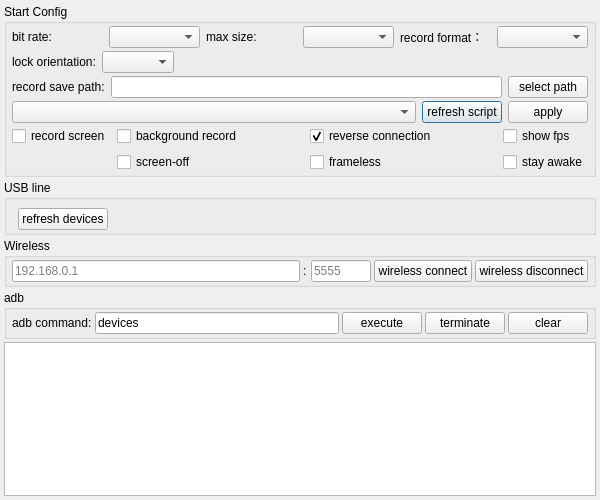
<?xml version="1.0" encoding="UTF-8"?>
<ui version="4.0">
 <class>Dialog</class>
 <widget class="QDialog" name="Dialog">
  <property name="geometry">
   <rect>
    <x>0</x>
    <y>0</y>
    <width>600</width>
    <height>500</height>
   </rect>
  </property>
  <property name="minimumSize">
   <size>
    <width>500</width>
    <height>400</height>
   </size>
  </property>
  <property name="sizePolicy">
   <sizepolicy hsizetype="Preferred" vsizetype="Preferred">
    <horstretch>0</horstretch>
    <verstretch>0</verstretch>
   </sizepolicy>
  </property>
  <property name="windowTitle">
   <string notr="true">灿烂传媒-智云矩阵 - 设置</string>
  </property>
  <layout class="QVBoxLayout" name="verticalLayout_2">
   <property name="spacing">
    <number>3</number>
   </property>
   <property name="leftMargin">
    <number>4</number>
   </property>
   <property name="topMargin">
    <number>4</number>
   </property>
   <property name="rightMargin">
    <number>4</number>
   </property>
   <property name="bottomMargin">
    <number>4</number>
   </property>
   <item>
    <widget class="QGroupBox" name="configGroupBox">
     <property name="title">
      <string>Start Config</string>
     </property>
     <layout class="QVBoxLayout" name="verticalLayout_3">
      <property name="spacing">
       <number>3</number>
      </property>
      <property name="leftMargin">
       <number>5</number>
      </property>
      <property name="topMargin">
       <number>2</number>
      </property>
      <property name="rightMargin">
       <number>5</number>
      </property>
      <property name="bottomMargin">
       <number>2</number>
      </property>
      <item>
       <widget class="QWidget" name="configWidget1" native="true">
        <layout class="QHBoxLayout" name="horizontalLayout_5">
         <property name="leftMargin">
          <number>0</number>
         </property>
         <property name="topMargin">
          <number>0</number>
         </property>
         <property name="rightMargin">
          <number>0</number>
         </property>
         <property name="bottomMargin">
          <number>0</number>
         </property>
         <item>
          <widget class="QLabel" name="label_3">
           <property name="text">
            <string>bit rate:</string>
           </property>
          </widget>
         </item>
         <item>
          <widget class="QComboBox" name="bitRateBox">
           <property name="toolTip">
            <string/>
           </property>
           <property name="currentText">
            <string/>
           </property>
          </widget>
         </item>
         <item>
          <widget class="QLabel" name="label_4">
           <property name="text">
            <string>max size:</string>
           </property>
          </widget>
         </item>
         <item>
          <widget class="QComboBox" name="maxSizeBox">
           <property name="toolTip">
            <string/>
           </property>
          </widget>
         </item>
         <item>
          <widget class="QLabel" name="label_6">
           <property name="text">
            <string>record format：</string>
           </property>
          </widget>
         </item>
         <item>
          <widget class="QComboBox" name="formatBox"/>
         </item>
        </layout>
       </widget>
      </item>
      <item>
       <widget class="QWidget" name="configWidget5" native="true">
        <layout class="QHBoxLayout" name="horizontalLayout_7">
         <property name="leftMargin">
          <number>0</number>
         </property>
         <property name="topMargin">
          <number>0</number>
         </property>
         <property name="rightMargin">
          <number>0</number>
         </property>
         <property name="bottomMargin">
          <number>0</number>
         </property>
         <item>
          <widget class="QLabel" name="label_8">
           <property name="text">
            <string>lock orientation:</string>
           </property>
          </widget>
         </item>
         <item>
          <widget class="QComboBox" name="lockOrientationBox"/>
         </item>
         <item>
          <spacer name="horizontalSpacer">
           <property name="orientation">
            <enum>Qt::Horizontal</enum>
           </property>
           <property name="sizeHint" stdset="0">
            <size>
             <width>40</width>
             <height>20</height>
            </size>
           </property>
          </spacer>
         </item>
        </layout>
       </widget>
      </item>
      <item>
       <widget class="QWidget" name="configWidget2" native="true">
        <layout class="QHBoxLayout" name="horizontalLayout_6">
         <property name="leftMargin">
          <number>0</number>
         </property>
         <property name="topMargin">
          <number>0</number>
         </property>
         <property name="rightMargin">
          <number>0</number>
         </property>
         <property name="bottomMargin">
          <number>0</number>
         </property>
         <item>
          <widget class="QLabel" name="label_5">
           <property name="text">
            <string>record save path:</string>
           </property>
           <property name="buddy">
            <cstring>recordPathEdt</cstring>
           </property>
          </widget>
         </item>
         <item>
          <widget class="QLineEdit" name="recordPathEdt">
           <property name="readOnly">
            <bool>true</bool>
           </property>
          </widget>
         </item>
         <item>
          <widget class="QPushButton" name="selectRecordPathBtn">
           <property name="text">
            <string>select path</string>
           </property>
           <property name="autoDefault">
            <bool>false</bool>
           </property>
          </widget>
         </item>
        </layout>
       </widget>
      </item>
      <item>
       <widget class="QWidget" name="configWidget4" native="true">
        <layout class="QHBoxLayout" name="horizontalLayout_8">
         <property name="leftMargin">
          <number>0</number>
         </property>
         <property name="topMargin">
          <number>0</number>
         </property>
         <property name="rightMargin">
          <number>0</number>
         </property>
         <property name="bottomMargin">
          <number>0</number>
         </property>
         <item>
          <widget class="QComboBox" name="gameBox">
           <property name="sizePolicy">
            <sizepolicy hsizetype="Expanding" vsizetype="Fixed">
             <horstretch>0</horstretch>
             <verstretch>0</verstretch>
            </sizepolicy>
           </property>
          </widget>
         </item>
         <item>
          <widget class="QPushButton" name="refreshGameScriptBtn">
           <property name="text">
            <string>refresh script</string>
           </property>
          </widget>
         </item>
         <item>
          <widget class="QPushButton" name="applyScriptBtn">
           <property name="text">
            <string>apply</string>
           </property>
          </widget>
         </item>
        </layout>
       </widget>
      </item>
      <item>
       <widget class="QWidget" name="configWidget3" native="true">
        <layout class="QGridLayout" name="gridLayout">
         <property name="leftMargin">
          <number>0</number>
         </property>
         <property name="topMargin">
          <number>0</number>
         </property>
         <property name="rightMargin">
          <number>0</number>
         </property>
         <property name="bottomMargin">
          <number>0</number>
         </property>
         <item row="1" column="1">
          <widget class="QCheckBox" name="closeScreenCheck">
           <property name="sizePolicy">
            <sizepolicy hsizetype="Expanding" vsizetype="Fixed">
             <horstretch>0</horstretch>
             <verstretch>0</verstretch>
            </sizepolicy>
           </property>
           <property name="text">
            <string>screen-off</string>
           </property>
          </widget>
         </item>
         <item row="1" column="3">
          <widget class="QCheckBox" name="framelessCheck">
           <property name="text">
            <string>frameless</string>
           </property>
          </widget>
         </item>
         <item row="0" column="1">
          <widget class="QCheckBox" name="notDisplayCheck">
           <property name="sizePolicy">
            <sizepolicy hsizetype="Expanding" vsizetype="Fixed">
             <horstretch>0</horstretch>
             <verstretch>0</verstretch>
            </sizepolicy>
           </property>
           <property name="text">
            <string>background record</string>
           </property>
           <property name="checkable">
            <bool>false</bool>
           </property>
          </widget>
         </item>
         <item row="0" column="3">
          <widget class="QCheckBox" name="useReverseCheck">
           <property name="sizePolicy">
            <sizepolicy hsizetype="Expanding" vsizetype="Fixed">
             <horstretch>0</horstretch>
             <verstretch>0</verstretch>
            </sizepolicy>
           </property>
           <property name="text">
            <string>reverse connection</string>
           </property>
           <property name="checked">
            <bool>true</bool>
           </property>
          </widget>
         </item>
         <item row="0" column="0">
          <widget class="QCheckBox" name="recordScreenCheck">
           <property name="text">
            <string>record screen</string>
           </property>
          </widget>
         </item>
         <item row="0" column="4">
          <widget class="QCheckBox" name="fpsCheck">
           <property name="text">
            <string>show fps</string>
           </property>
          </widget>
         </item>
         <item row="1" column="4">
          <widget class="QCheckBox" name="stayAwakeCheck">
           <property name="text">
            <string>stay awake</string>
           </property>
          </widget>
         </item>
        </layout>
       </widget>
      </item>
     </layout>
    </widget>
   </item>
   <item>
    <widget class="QGroupBox" name="usbGroupBox">
     <property name="title">
      <string>USB line</string>
     </property>
     <layout class="QVBoxLayout" name="verticalLayout">
      <property name="topMargin">
       <number>2</number>
      </property>
      <property name="bottomMargin">
       <number>2</number>
      </property>
      <item>
       <layout class="QHBoxLayout" name="horizontalLayout_10"/>
      </item>
      <item>
       <widget class="QWidget" name="usbWidget1" native="true">
        <layout class="QHBoxLayout" name="horizontalLayout_3">
         <property name="leftMargin">
          <number>0</number>
         </property>
         <property name="topMargin">
          <number>0</number>
         </property>
         <property name="rightMargin">
          <number>0</number>
         </property>
         <property name="bottomMargin">
          <number>0</number>
         </property>
        </layout>
       </widget>
      </item>
      <item>
       <widget class="QWidget" name="usbWidget2" native="true">
        <layout class="QHBoxLayout" name="horizontalLayout_4">
         <property name="leftMargin">
          <number>0</number>
         </property>
         <property name="topMargin">
          <number>0</number>
         </property>
         <property name="rightMargin">
          <number>0</number>
         </property>
         <property name="bottomMargin">
          <number>0</number>
         </property>
         <item>
          <widget class="QPushButton" name="updateDevice">
           <property name="text">
            <string>refresh devices</string>
           </property>
           <property name="autoDefault">
            <bool>false</bool>
           </property>
          </widget>
         </item>
         <item>
          <spacer name="horizontalSpacer_2">
           <property name="orientation">
            <enum>Qt::Horizontal</enum>
           </property>
           <property name="sizeHint" stdset="0">
            <size>
             <width>40</width>
             <height>20</height>
            </size>
           </property>
          </spacer>
         </item>
        </layout>
       </widget>
      </item>
     </layout>
    </widget>
   </item>
   <item>
    <widget class="QGroupBox" name="wirelessGroupBox">
     <property name="title">
      <string>Wireless</string>
     </property>
     <layout class="QHBoxLayout" name="horizontalLayout">
      <property name="spacing">
       <number>3</number>
      </property>
      <property name="leftMargin">
       <number>5</number>
      </property>
      <property name="topMargin">
       <number>2</number>
      </property>
      <property name="rightMargin">
       <number>5</number>
      </property>
      <property name="bottomMargin">
       <number>2</number>
      </property>
      <item>
       <widget class="QLineEdit" name="deviceIpEdt">
        <property name="text">
         <string/>
        </property>
        <property name="maxLength">
         <number>128</number>
        </property>
        <property name="placeholderText">
         <string notr="true">192.168.0.1</string>
        </property>
       </widget>
      </item>
      <item>
       <widget class="QLabel" name="label">
        <property name="minimumSize">
         <size>
          <width>5</width>
          <height>0</height>
         </size>
        </property>
        <property name="maximumSize">
         <size>
          <width>5</width>
          <height>16777215</height>
         </size>
        </property>
        <property name="text">
         <string notr="true">:</string>
        </property>
       </widget>
      </item>
      <item>
       <widget class="QLineEdit" name="devicePortEdt">
        <property name="sizePolicy">
         <sizepolicy hsizetype="Maximum" vsizetype="Fixed">
          <horstretch>0</horstretch>
          <verstretch>0</verstretch>
         </sizepolicy>
        </property>
        <property name="maximumSize">
         <size>
          <width>60</width>
          <height>16777215</height>
         </size>
        </property>
        <property name="text">
         <string/>
        </property>
        <property name="maxLength">
         <number>6</number>
        </property>
        <property name="placeholderText">
         <string notr="true">5555</string>
        </property>
       </widget>
      </item>
      <item>
       <widget class="QPushButton" name="wirelessConnectBtn">
        <property name="sizePolicy">
         <sizepolicy hsizetype="Minimum" vsizetype="Fixed">
          <horstretch>0</horstretch>
          <verstretch>0</verstretch>
         </sizepolicy>
        </property>
        <property name="text">
         <string>wireless connect</string>
        </property>
        <property name="autoDefault">
         <bool>false</bool>
        </property>
       </widget>
      </item>
      <item>
       <widget class="QPushButton" name="wirelessDisConnectBtn">
        <property name="sizePolicy">
         <sizepolicy hsizetype="Minimum" vsizetype="Fixed">
          <horstretch>0</horstretch>
          <verstretch>0</verstretch>
         </sizepolicy>
        </property>
        <property name="text">
         <string>wireless disconnect</string>
        </property>
        <property name="autoDefault">
         <bool>false</bool>
        </property>
       </widget>
      </item>
     </layout>
    </widget>
   </item>
   <item>
    <widget class="QGroupBox" name="adbGroupBox">
     <property name="title">
      <string notr="true">adb</string>
     </property>
     <layout class="QHBoxLayout" name="horizontalLayout_2">
      <property name="spacing">
       <number>3</number>
      </property>
      <property name="leftMargin">
       <number>5</number>
      </property>
      <property name="topMargin">
       <number>2</number>
      </property>
      <property name="rightMargin">
       <number>5</number>
      </property>
      <property name="bottomMargin">
       <number>2</number>
      </property>
      <item>
       <widget class="QLabel" name="label_7">
        <property name="text">
         <string>adb command:</string>
        </property>
        <property name="buddy">
         <cstring>adbCommandEdt</cstring>
        </property>
       </widget>
      </item>
      <item>
       <widget class="QLineEdit" name="adbCommandEdt">
        <property name="text">
         <string notr="true">devices</string>
        </property>
       </widget>
      </item>
      <item>
       <widget class="QPushButton" name="adbCommandBtn">
        <property name="sizePolicy">
         <sizepolicy hsizetype="Minimum" vsizetype="Fixed">
          <horstretch>0</horstretch>
          <verstretch>0</verstretch>
         </sizepolicy>
        </property>
        <property name="text">
         <string>execute</string>
        </property>
       </widget>
      </item>
      <item>
       <widget class="QPushButton" name="stopAdbBtn">
        <property name="sizePolicy">
         <sizepolicy hsizetype="Minimum" vsizetype="Fixed">
          <horstretch>0</horstretch>
          <verstretch>0</verstretch>
         </sizepolicy>
        </property>
        <property name="text">
         <string>terminate</string>
        </property>
       </widget>
      </item>
      <item>
       <widget class="QPushButton" name="clearOut">
        <property name="sizePolicy">
         <sizepolicy hsizetype="Minimum" vsizetype="Fixed">
          <horstretch>0</horstretch>
          <verstretch>0</verstretch>
         </sizepolicy>
        </property>
        <property name="text">
         <string>clear</string>
        </property>
       </widget>
      </item>
     </layout>
    </widget>
   </item>
   <item>
    <widget class="QTextEdit" name="outEdit">
     <property name="sizePolicy">
      <sizepolicy hsizetype="Expanding" vsizetype="Expanding">
       <horstretch>0</horstretch>
       <verstretch>1</verstretch>
      </sizepolicy>
     </property>
     <property name="minimumSize">
      <size>
       <width>0</width>
       <height>100</height>
      </size>
     </property>
     <property name="focusPolicy">
      <enum>Qt::ClickFocus</enum>
     </property>
     <property name="documentTitle">
      <string/>
     </property>
     <property name="readOnly">
      <bool>true</bool>
     </property>
    </widget>
   </item>
  </layout>
 </widget>
 <layoutdefault spacing="6" margin="11"/>
 <tabstops>
  <tabstop>deviceIpEdt</tabstop>
  <tabstop>devicePortEdt</tabstop>
  <tabstop>wirelessConnectBtn</tabstop>
  <tabstop>wirelessDisConnectBtn</tabstop>
  <tabstop>adbCommandEdt</tabstop>
  <tabstop>adbCommandBtn</tabstop>
  <tabstop>stopAdbBtn</tabstop>
  <tabstop>clearOut</tabstop>
 </tabstops>
 <resources/>
 <connections/>
</ui>
